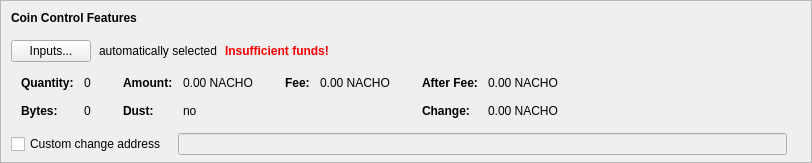
    <widget class="QFrame" name="frameCoinControl">
     <property name="sizePolicy">
      <sizepolicy hsizetype="Expanding" vsizetype="Expanding">
       <horstretch>0</horstretch>
       <verstretch>0</verstretch>
      </sizepolicy>
     </property>
     <property name="maximumSize">
      <size>
       <width>16777215</width>
       <height>16777215</height>
      </size>
     </property>
     <property name="frameShape">
      <enum>QFrame::StyledPanel</enum>
     </property>
     <property name="frameShadow">
      <enum>QFrame::Sunken</enum>
     </property>
     <layout class="QVBoxLayout" name="verticalLayoutCoinControl2">
      <property name="spacing">
       <number>0</number>
      </property>
      <property name="leftMargin">
       <number>0</number>
      </property>
      <property name="topMargin">
       <number>0</number>
      </property>
      <property name="rightMargin">
       <number>0</number>
      </property>
      <property name="bottomMargin">
       <number>6</number>
      </property>
      <item>
       <layout class="QVBoxLayout" name="verticalLayoutCoinControl" stretch="0,0,0,0,1">
        <property name="spacing">
         <number>0</number>
        </property>
        <property name="leftMargin">
         <number>10</number>
        </property>
        <property name="topMargin">
         <number>10</number>
        </property>
        <item>
         <layout class="QHBoxLayout" name="horizontalLayoutCoinControl1">
          <property name="bottomMargin">
           <number>15</number>
          </property>
          <item>
           <widget class="QLabel" name="labelCoinControlFeatures">
            <property name="sizePolicy">
             <sizepolicy hsizetype="Preferred" vsizetype="Maximum">
              <horstretch>0</horstretch>
              <verstretch>0</verstretch>
             </sizepolicy>
            </property>
            <property name="font">
             <font>
              <weight>75</weight>
              <bold>true</bold>
             </font>
            </property>
            <property name="styleSheet">
             <string notr="true">font-weight:bold;</string>
            </property>
            <property name="text">
             <string>Coin Control Features</string>
            </property>
           </widget>
          </item>
         </layout>
        </item>
        <item>
         <layout class="QHBoxLayout" name="horizontalLayoutCoinControl2" stretch="0,0,0,0">
          <property name="spacing">
           <number>8</number>
          </property>
          <property name="bottomMargin">
           <number>10</number>
          </property>
          <item>
           <widget class="QPushButton" name="pushButtonCoinControl">
            <property name="styleSheet">
             <string notr="true"/>
            </property>
            <property name="text">
             <string>Inputs...</string>
            </property>
            <property name="autoDefault">
             <bool>false</bool>
            </property>
           </widget>
          </item>
          <item>
           <widget class="QLabel" name="labelCoinControlAutomaticallySelected">
            <property name="text">
             <string>automatically selected</string>
            </property>
            <property name="margin">
             <number>5</number>
            </property>
           </widget>
          </item>
          <item>
           <widget class="QLabel" name="labelCoinControlInsuffFunds">
            <property name="font">
             <font>
              <weight>75</weight>
              <bold>true</bold>
             </font>
            </property>
            <property name="styleSheet">
             <string notr="true">color:red;font-weight:bold;</string>
            </property>
            <property name="text">
             <string>Insufficient funds!</string>
            </property>
            <property name="margin">
             <number>5</number>
            </property>
           </widget>
          </item>
          <item>
           <spacer name="horizontalSpacerCoinControl">
            <property name="orientation">
             <enum>Qt::Horizontal</enum>
            </property>
            <property name="sizeHint" stdset="0">
             <size>
              <width>40</width>
              <height>1</height>
             </size>
            </property>
           </spacer>
          </item>
         </layout>
        </item>
        <item>
         <widget class="QWidget" name="widgetCoinControl" native="true">
          <property name="sizePolicy">
           <sizepolicy hsizetype="Preferred" vsizetype="Preferred">
            <horstretch>0</horstretch>
            <verstretch>0</verstretch>
           </sizepolicy>
          </property>
          <property name="minimumSize">
           <size>
            <width>0</width>
            <height>0</height>
           </size>
          </property>
          <property name="styleSheet">
           <string notr="true"/>
          </property>
          <layout class="QHBoxLayout" name="horizontalLayoutCoinControl5">
           <property name="leftMargin">
            <number>0</number>
           </property>
           <property name="topMargin">
            <number>0</number>
           </property>
           <property name="rightMargin">
            <number>0</number>
           </property>
           <property name="bottomMargin">
            <number>0</number>
           </property>
           <item>
            <layout class="QHBoxLayout" name="horizontalLayoutCoinControl3" stretch="0,0,0,1">
             <property name="spacing">
              <number>20</number>
             </property>
             <property name="topMargin">
              <number>0</number>
             </property>
             <property name="bottomMargin">
              <number>10</number>
             </property>
             <item>
              <layout class="QFormLayout" name="formLayoutCoinControl1">
               <property name="horizontalSpacing">
                <number>10</number>
               </property>
               <property name="verticalSpacing">
                <number>14</number>
               </property>
               <property name="leftMargin">
                <number>10</number>
               </property>
               <property name="topMargin">
                <number>4</number>
               </property>
               <property name="rightMargin">
                <number>6</number>
               </property>
               <item row="0" column="0">
                <widget class="QLabel" name="labelCoinControlQuantityText">
                 <property name="font">
                  <font>
                   <weight>75</weight>
                   <bold>true</bold>
                  </font>
                 </property>
                 <property name="text">
                  <string>Quantity:</string>
                 </property>
                 <property name="margin">
                  <number>0</number>
                 </property>
                </widget>
               </item>
               <item row="0" column="1">
                <widget class="QLabel" name="labelCoinControlQuantity">
                 <property name="cursor">
                  <cursorShape>IBeamCursor</cursorShape>
                 </property>
                 <property name="contextMenuPolicy">
                  <enum>Qt::ActionsContextMenu</enum>
                 </property>
                 <property name="text">
                  <string notr="true">0</string>
                 </property>
                 <property name="margin">
                  <number>0</number>
                 </property>
                 <property name="textInteractionFlags">
                  <set>Qt::LinksAccessibleByMouse|Qt::TextSelectableByKeyboard|Qt::TextSelectableByMouse</set>
                 </property>
                </widget>
               </item>
               <item row="1" column="0">
                <widget class="QLabel" name="labelCoinControlBytesText">
                 <property name="font">
                  <font>
                   <weight>75</weight>
                   <bold>true</bold>
                  </font>
                 </property>
                 <property name="text">
                  <string>Bytes:</string>
                 </property>
                </widget>
               </item>
               <item row="1" column="1">
                <widget class="QLabel" name="labelCoinControlBytes">
                 <property name="cursor">
                  <cursorShape>IBeamCursor</cursorShape>
                 </property>
                 <property name="contextMenuPolicy">
                  <enum>Qt::ActionsContextMenu</enum>
                 </property>
                 <property name="text">
                  <string notr="true">0</string>
                 </property>
                 <property name="textInteractionFlags">
                  <set>Qt::LinksAccessibleByMouse|Qt::TextSelectableByKeyboard|Qt::TextSelectableByMouse</set>
                 </property>
                </widget>
               </item>
              </layout>
             </item>
             <item>
              <layout class="QFormLayout" name="formLayoutCoinControl2">
               <property name="horizontalSpacing">
                <number>10</number>
               </property>
               <property name="verticalSpacing">
                <number>14</number>
               </property>
               <property name="leftMargin">
                <number>6</number>
               </property>
               <property name="topMargin">
                <number>4</number>
               </property>
               <property name="rightMargin">
                <number>6</number>
               </property>
               <item row="0" column="0">
                <widget class="QLabel" name="labelCoinControlAmountText">
                 <property name="font">
                  <font>
                   <weight>75</weight>
                   <bold>true</bold>
                  </font>
                 </property>
                 <property name="text">
                  <string>Amount:</string>
                 </property>
                 <property name="margin">
                  <number>0</number>
                 </property>
                </widget>
               </item>
               <item row="0" column="1">
                <widget class="QLabel" name="labelCoinControlAmount">
                 <property name="cursor">
                  <cursorShape>IBeamCursor</cursorShape>
                 </property>
                 <property name="contextMenuPolicy">
                  <enum>Qt::ActionsContextMenu</enum>
                 </property>
                 <property name="text">
                  <string notr="true">0.00 NACHO</string>
                 </property>
                 <property name="textInteractionFlags">
                  <set>Qt::LinksAccessibleByMouse|Qt::TextSelectableByKeyboard|Qt::TextSelectableByMouse</set>
                 </property>
                </widget>
               </item>
               <item row="1" column="0">
                <widget class="QLabel" name="labelCoinControlLowOutputText">
                 <property name="font">
                  <font>
                   <weight>75</weight>
                   <bold>true</bold>
                  </font>
                 </property>
                 <property name="text">
                  <string>Dust:</string>
                 </property>
                </widget>
               </item>
               <item row="1" column="1">
                <widget class="QLabel" name="labelCoinControlLowOutput">
                 <property name="cursor">
                  <cursorShape>IBeamCursor</cursorShape>
                 </property>
                 <property name="contextMenuPolicy">
                  <enum>Qt::ActionsContextMenu</enum>
                 </property>
                 <property name="text">
                  <string notr="true">no</string>
                 </property>
                 <property name="textInteractionFlags">
                  <set>Qt::LinksAccessibleByMouse|Qt::TextSelectableByKeyboard|Qt::TextSelectableByMouse</set>
                 </property>
                </widget>
               </item>
              </layout>
             </item>
             <item>
              <layout class="QFormLayout" name="formLayoutCoinControl3">
               <property name="horizontalSpacing">
                <number>10</number>
               </property>
               <property name="verticalSpacing">
                <number>14</number>
               </property>
               <property name="leftMargin">
                <number>6</number>
               </property>
               <property name="topMargin">
                <number>4</number>
               </property>
               <property name="rightMargin">
                <number>6</number>
               </property>
               <item row="0" column="0">
                <widget class="QLabel" name="labelCoinControlFeeText">
                 <property name="font">
                  <font>
                   <weight>75</weight>
                   <bold>true</bold>
                  </font>
                 </property>
                 <property name="text">
                  <string>Fee:</string>
                 </property>
                 <property name="margin">
                  <number>0</number>
                 </property>
                </widget>
               </item>
               <item row="0" column="1">
                <widget class="QLabel" name="labelCoinControlFee">
                 <property name="cursor">
                  <cursorShape>IBeamCursor</cursorShape>
                 </property>
                 <property name="contextMenuPolicy">
                  <enum>Qt::ActionsContextMenu</enum>
                 </property>
                 <property name="text">
                  <string notr="true">0.00 NACHO</string>
                 </property>
                 <property name="textInteractionFlags">
                  <set>Qt::LinksAccessibleByMouse|Qt::TextSelectableByKeyboard|Qt::TextSelectableByMouse</set>
                 </property>
                </widget>
               </item>
              </layout>
             </item>
             <item>
              <layout class="QFormLayout" name="formLayoutCoinControl4">
               <property name="horizontalSpacing">
                <number>10</number>
               </property>
               <property name="verticalSpacing">
                <number>14</number>
               </property>
               <property name="leftMargin">
                <number>6</number>
               </property>
               <property name="topMargin">
                <number>4</number>
               </property>
               <property name="rightMargin">
                <number>6</number>
               </property>
               <item row="0" column="0">
                <widget class="QLabel" name="labelCoinControlAfterFeeText">
                 <property name="font">
                  <font>
                   <weight>75</weight>
                   <bold>true</bold>
                  </font>
                 </property>
                 <property name="text">
                  <string>After Fee:</string>
                 </property>
                 <property name="margin">
                  <number>0</number>
                 </property>
                </widget>
               </item>
               <item row="0" column="1">
                <widget class="QLabel" name="labelCoinControlAfterFee">
                 <property name="cursor">
                  <cursorShape>IBeamCursor</cursorShape>
                 </property>
                 <property name="contextMenuPolicy">
                  <enum>Qt::ActionsContextMenu</enum>
                 </property>
                 <property name="text">
                  <string notr="true">0.00 NACHO</string>
                 </property>
                 <property name="textInteractionFlags">
                  <set>Qt::LinksAccessibleByMouse|Qt::TextSelectableByKeyboard|Qt::TextSelectableByMouse</set>
                 </property>
                </widget>
               </item>
               <item row="1" column="0">
                <widget class="QLabel" name="labelCoinControlChangeText">
                 <property name="font">
                  <font>
                   <weight>75</weight>
                   <bold>true</bold>
                  </font>
                 </property>
                 <property name="text">
                  <string>Change:</string>
                 </property>
                </widget>
               </item>
               <item row="1" column="1">
                <widget class="QLabel" name="labelCoinControlChange">
                 <property name="cursor">
                  <cursorShape>IBeamCursor</cursorShape>
                 </property>
                 <property name="contextMenuPolicy">
                  <enum>Qt::ActionsContextMenu</enum>
                 </property>
                 <property name="text">
                  <string notr="true">0.00 NACHO</string>
                 </property>
                 <property name="textInteractionFlags">
                  <set>Qt::LinksAccessibleByMouse|Qt::TextSelectableByKeyboard|Qt::TextSelectableByMouse</set>
                 </property>
                </widget>
               </item>
              </layout>
             </item>
            </layout>
           </item>
          </layout>
         </widget>
        </item>
        <item>
         <layout class="QHBoxLayout" name="horizontalLayoutCoinControl4" stretch="0,0,0">
          <property name="spacing">
           <number>12</number>
          </property>
          <property name="sizeConstraint">
           <enum>QLayout::SetDefaultConstraint</enum>
          </property>
          <property name="topMargin">
           <number>5</number>
          </property>
          <property name="rightMargin">
           <number>5</number>
          </property>
          <item>
           <widget class="QCheckBox" name="checkBoxCoinControlChange">
            <property name="toolTip">
             <string>If this is activated, but the change address is empty or invalid, change will be sent to a newly generated address.</string>
            </property>
            <property name="text">
             <string>Custom change address</string>
            </property>
           </widget>
          </item>
          <item>
           <widget class="QValidatedLineEdit" name="lineEditCoinControlChange">
            <property name="enabled">
             <bool>false</bool>
            </property>
            <property name="sizePolicy">
             <sizepolicy hsizetype="Expanding" vsizetype="Fixed">
              <horstretch>0</horstretch>
              <verstretch>0</verstretch>
             </sizepolicy>
            </property>
           </widget>
          </item>
          <item>
           <widget class="QLabel" name="labelCoinControlChangeLabel">
            <property name="sizePolicy">
             <sizepolicy hsizetype="Preferred" vsizetype="Expanding">
              <horstretch>0</horstretch>
              <verstretch>0</verstretch>
             </sizepolicy>
            </property>
            <property name="minimumSize">
             <size>
              <width>0</width>
              <height>0</height>
             </size>
            </property>
            <property name="text">
             <string/>
            </property>
            <property name="margin">
             <number>3</number>
            </property>
           </widget>
          </item>
         </layout>
        </item>
        <item>
         <spacer name="verticalSpacerCoinControl">
          <property name="orientation">
           <enum>Qt::Vertical</enum>
          </property>
          <property name="sizeHint" stdset="0">
           <size>
            <width>800</width>
            <height>1</height>
           </size>
          </property>
         </spacer>
        </item>
       </layout>
      </item>
     </layout>
    </widget>
